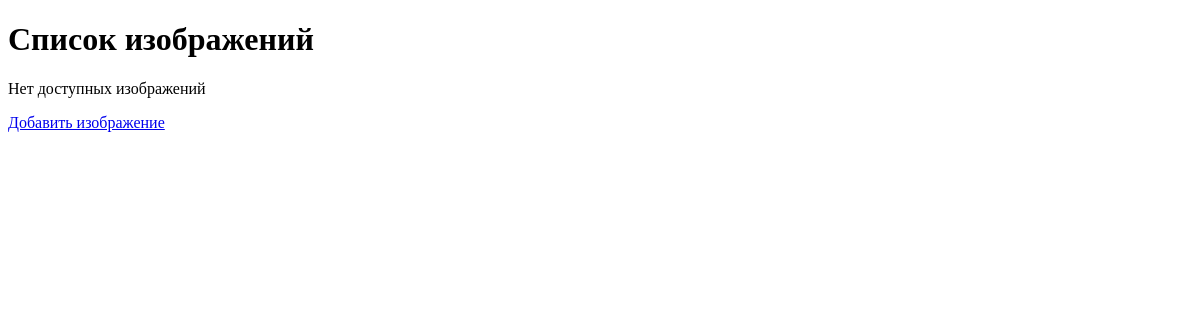
/, run on an earlier commit of the app's database.
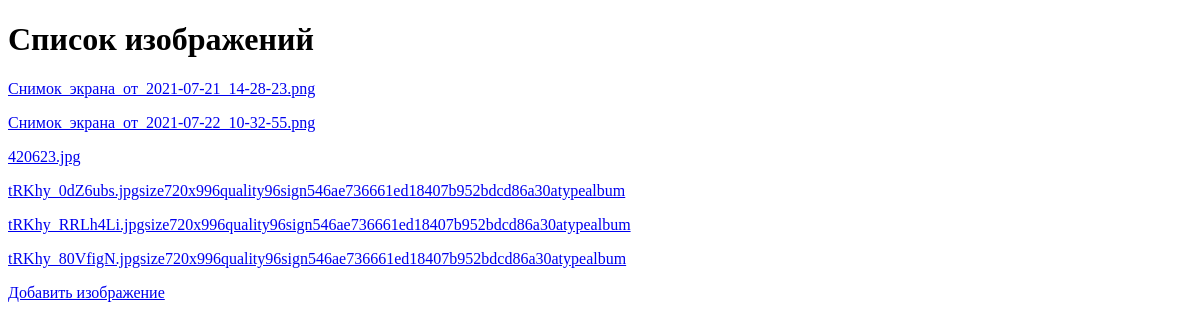
And on a later commit of the database.
### images/models.py (models this page shows, shortened)
class Image(models.Model):
    IMAGE_TYPES = {
        '.jpg': 'JPEG',
        '.jpeg': 'JPEG',
        '.gif': 'GIF',
        '.png': 'PNG'
    }
    image = models.ImageField(
        upload_to='images/%Y/%m/%d/',
        null=True,
        blank=True,
        verbose_name='Файл'
    )
    formatted_image = models.ImageField(
        upload_to='images/%Y/%m/%d/',
        null=True,
        blank=True,
        verbose_name='Отформатированное изображение'
    )
    image_url = models.URLField(blank=True, null=True, verbose_name='Ссылка')
    class Meta:
        verbose_name = 'Изображение'
    def get_absolute_url(self):
        return reverse('image_detail', kwargs={'pk': self.pk})
    def __str__(self):
        return self.image.name.split('/')[-1]

### images/views.py (the view)
# urls.py: path('', HomeView.as_view(), name='home'),
class HomeView(ListView):
    model = Image
    template_name = 'images/index.html'
    context_object_name = 'images'

### images/templates/images/index.html (shortened to what this page needs)
<!DOCTYPE html>
<html lang="en">
<head>
</head>
<body>
<h1>Список изображений</h1>
{% if images %}
    {% for image in images %}
    <p><a href="{{ image.get_absolute_url }}">{{ image }}</a></p>
    {% endfor %}
{% else %}
    Нет доступных изображений
{% endif %}
<p><a href="{% url 'upload_image' %}">Добавить изображение</a></p>
</body>
</html>

What changed in the data, as far as the page shows it:
added Image: image "Снимок_экрана_от_2021-07-21_14-28-23.png"
added Image: image "Снимок_экрана_от_2021-07-22_10-32-55.png"
added Image: image "420623.jpg"
added Image: image "tRKhy_0dZ6ubs.jpgsize720x996quality96sign546ae736661ed18407b952bdcd86a30atypealbum"
added Image: image "tRKhy_RRLh4Li.jpgsize720x996quality96sign546ae736661ed18407b952bdcd86a30atypealbum"
added Image: image "tRKhy_80VfigN.jpgsize720x996quality96sign546ae736661ed18407b952bdcd86a30atypealbum"
Also different on the page:
text no longer shown: "Нет доступных изображений"
